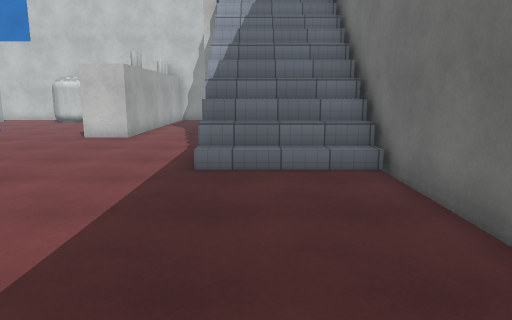
View 1 (above)

20 first-person views from a walk through a Unity game level. The camera is 1.5 m above the floor, tilts 10° down and sees 70° across. The floor is counted in squares, 1 m on a side. Each view is taken from the middle of a square. On the plan, view 1 faces up. The plan holds only what a view shows up to about 16 squares ahead; the rest is blank. The player character is not drawn. Some animated figures are left out. Surface patterns are stand-ins for the level's own textures.

View 2
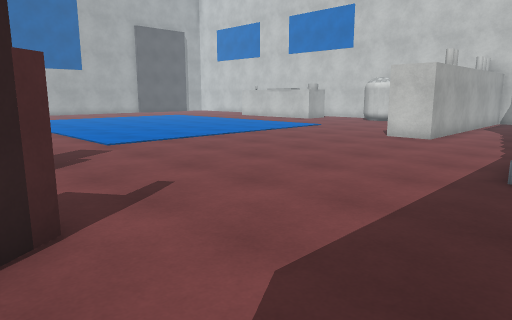

View 3
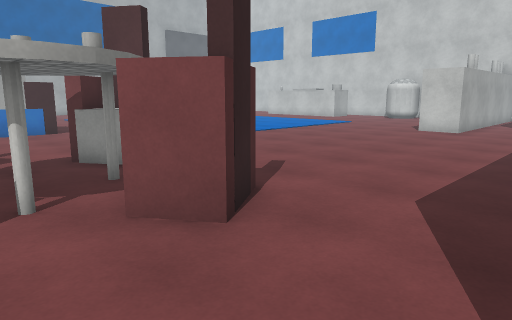

View 4
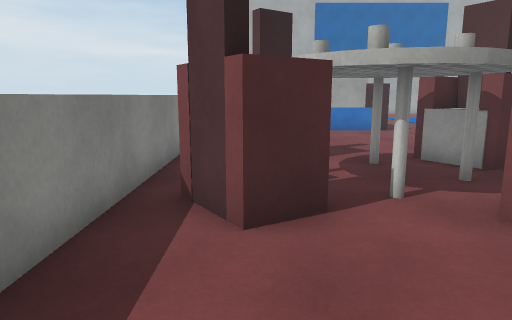

View 5
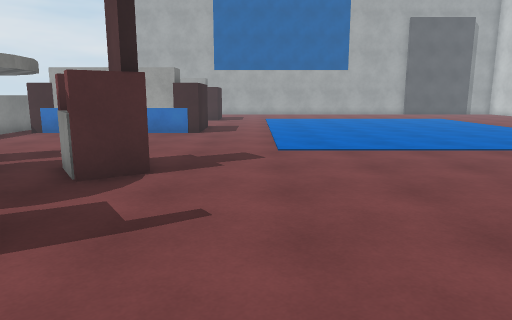

View 6
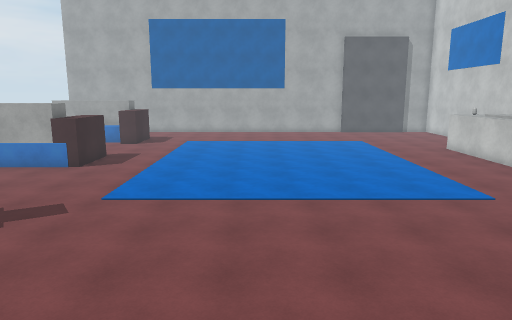

View 7
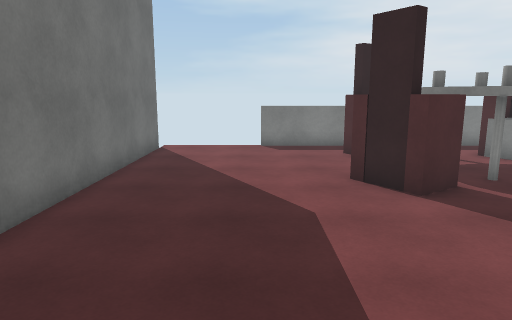

View 8
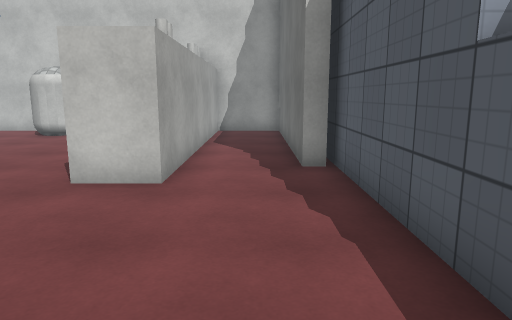

View 9
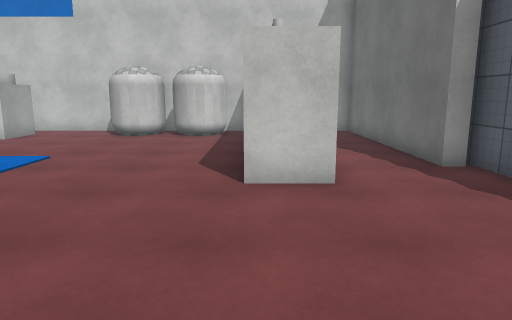

View 10
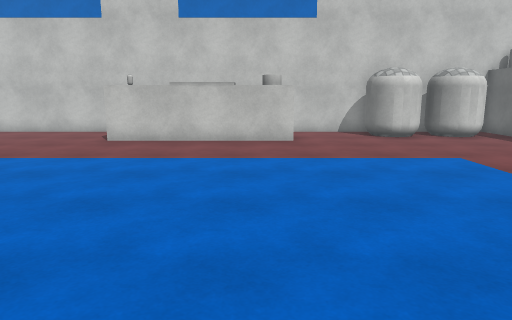

View 11
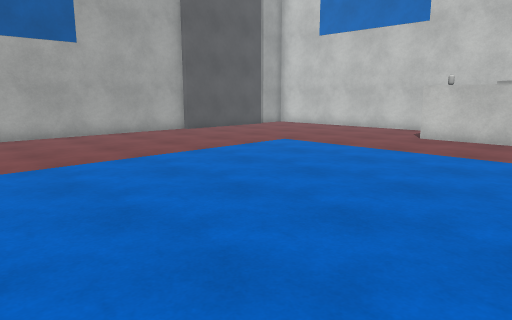

View 12
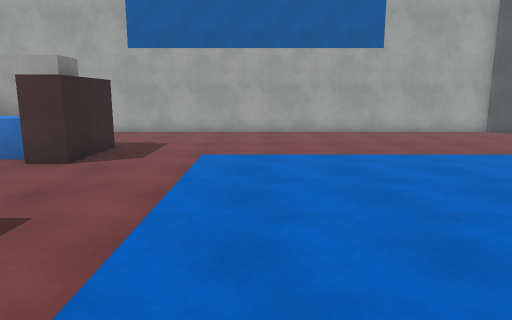

View 13
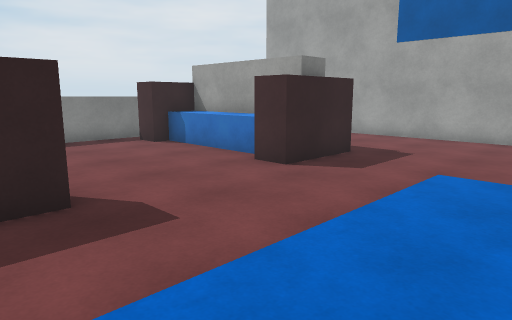

View 14
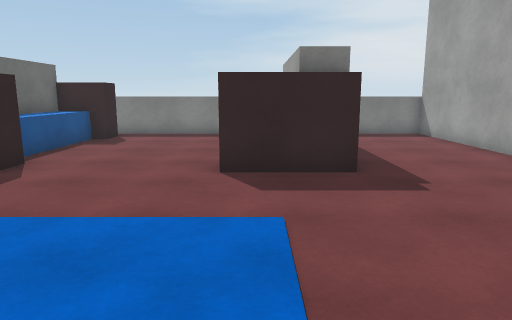

View 15
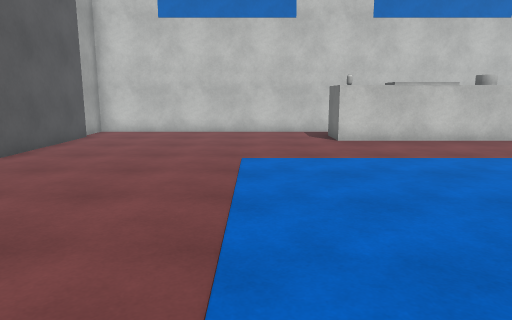

View 16
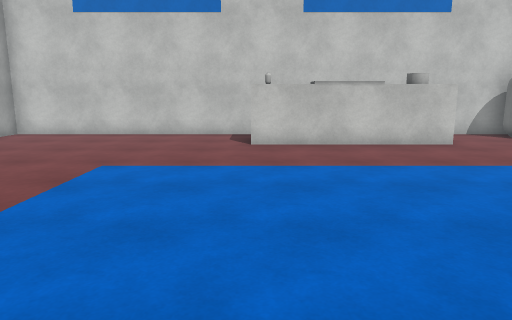

View 17
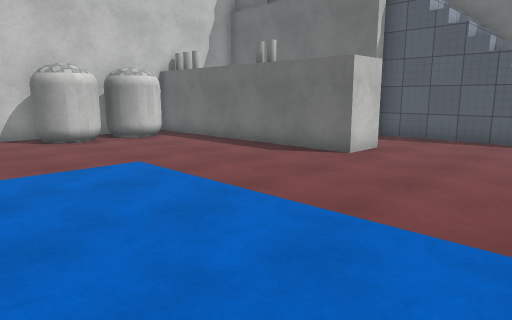

View 18
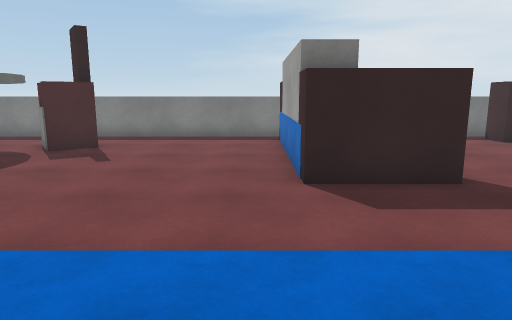

View 19
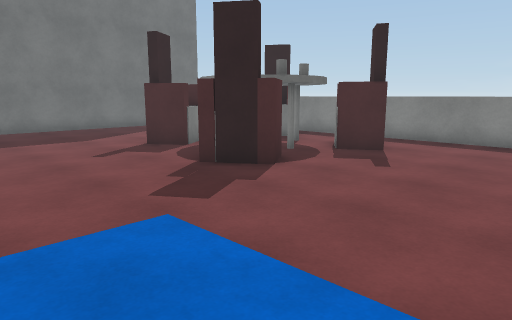

View 20
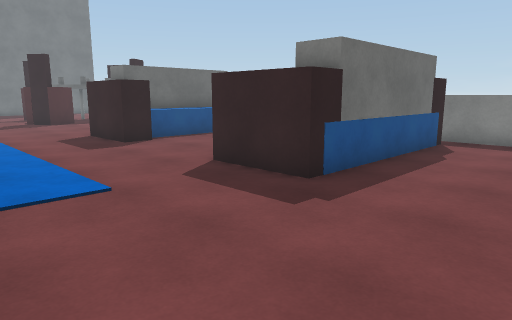

### Floor plan
Key: @ floor where view 1 was taken; # wall or solid block; x gap in a wall; . floor; / step, stairs or slope; ^ raised ledge; v drop or lower ground; C cylinder; O other object.
Columns run from 31 left of view 1 to 3 right of it. Each row starts with its distance up from view 1.
 23 ###########    ###############
 22 #..........     ...OOOO O#O..#
 21 #.........O     C...OOOOO#C..v
 20 #.........#######........##../
 19 #........................##../
 18 #........................##../
 17 #........................##../
 16 #........................##..//
 15 #........................##..//
 14 #........................##.../  /#
 13 #........................##...////#
 12 #.............................////#
 11 #.............................////#
 10 #.............................////#
  9 #.............................////#
  8 #.............................////#
  7 #.................................#
  6 #.................................#
  5 #.................................#
  4 #.................................#
  3 #.................................#
  2 #....###.....###.......O..........#
  1 #....###.....###......OOO.OO......#
  0 #....#^^.....^^#......OOC#OOO..@..#
 -1 #....#^^.....^^#.......C   O......#
 -2 #....#^^.....^^#......    #.......#
 -3 #....#^^.....^^#..... OO..O.......#
 -4 #....###.....###...... ..OOO......#
 -5 #....# ##...## #..........O.......#
 -6 #^^^^^ ^^^^^^^^^^^^^^^^^^^^^^^x   #

Where each view was taken, in squares from view 1:
view 1: 0 up, 0 right, facing up
view 2: 0 up, 0 right, facing up-left
view 3: 3 down, 0 right, facing up-left
view 4: 4 down, 0 right, facing left
view 5: 4 up, 1 left, facing left
view 6: 9 up, 1 left, facing left
view 7: 8 up, 1 left, facing down
view 8: 7 up, 3 left, facing up
view 9: 7 up, 6 left, facing up
view 10: 7 up, 16 left, facing up
view 11: 6 up, 16 left, facing up-left
view 12: 6 up, 15 left, facing left
view 13: 7 up, 17 left, facing down-left
view 14: 9 up, 24 left, facing down
view 15: 7 up, 24 left, facing up
view 16: 8 up, 21 left, facing up
view 17: 8 up, 15 left, facing up-right
view 18: 8 up, 15 left, facing down
view 19: 7 up, 15 left, facing down-right
view 20: 7 up, 30 left, facing down-right
